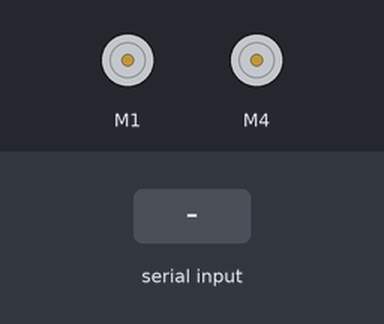
Bench run of a sketch on a simulated Arduino Uno, built with avr-gcc and run on an emulated ATmega328P. Parts: 2 × DC motor (green arrow = forward, orange = backward, longer = faster). Inputs (shaded band) come from the test bench.

Above: at 1.2 s.
1.3 s: "f" received over the second serial link
At 1.8 s:
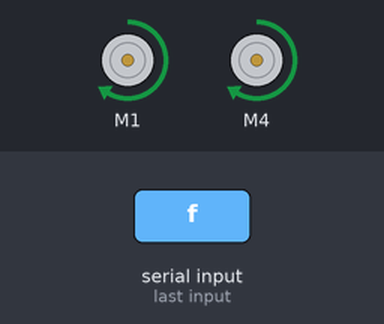
2.8 s: "b" received over the second serial link
At 4.0 s:
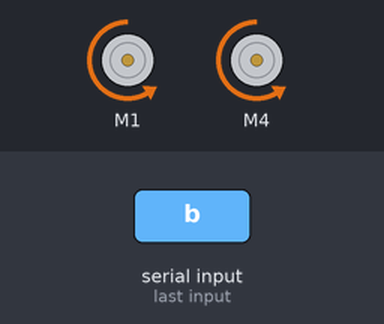
4.3 s: "r" received over the second serial link
At 5.3 s:
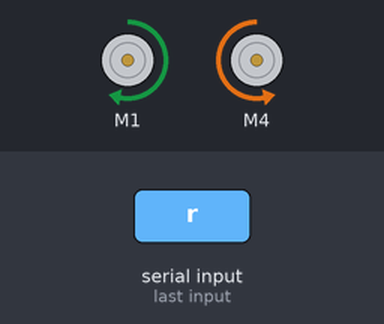
5.8 s: "l" received over the second serial link
At 6.5 s:
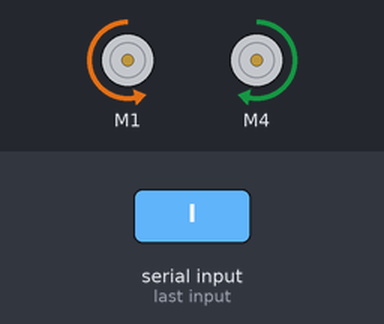
7.3 s: "s" received over the second serial link
At 7.6 s:
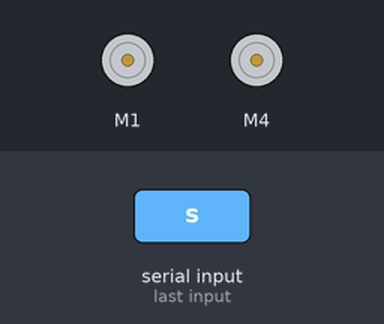
Timing chart, 0 to 9.8 s (numbered marks = the images above; inputs shaded):
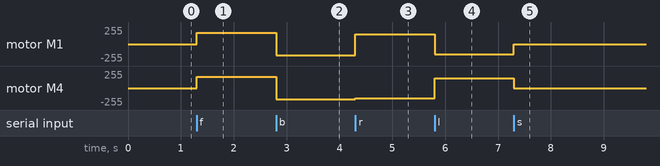

The sketch:

RCCar_APP_30503.ino
```cpp
#include <SoftwareSerial.h>
#include <AFMotor.h>
AF_DCMotor motor_1(1);
AF_DCMotor motor_4(4);
#define BT_RXD A5
#define BT_TXD A4

SoftwareSerial btSerial(BT_TXD, BT_RXD);

void setup() {
  motor_1.setSpeed(0);
  motor_1.run(RELEASE);
  motor_4.setSpeed(0);
  motor_4.run(RELEASE);
  btSerial.begin(9600);
}

void loop() {
  if(btSerial.available()){
    char val= btSerial.read();
    if(val=='f') go_motor(170);
    else if(val=='b') back_motor(170);
    else if(val=='r') right_motor(150);
    else if(val=='l') left_motor(150);
    else if(val=='s') stop_motor();
    else stop_motor();
  }
}
void go_motor(uint8_t speedSet){
  motor_1.setSpeed(speedSet);
  motor_4.setSpeed(speedSet);
  motor_1.run(FORWARD);
  motor_4.run(FORWARD);
}
void back_motor(uint8_t speedSet){
  motor_1.setSpeed(speedSet);
  motor_4.setSpeed(speedSet);
  motor_1.run(BACKWARD);
  motor_4.run(BACKWARD);
}
void left_motor(uint8_t speedSet){
  motor_1.setSpeed(speedSet);
  motor_4.setSpeed(speedSet);
  motor_1.run(BACKWARD);
  motor_4.run(FORWARD);
}
void right_motor(uint8_t speedSet){
  motor_1.setSpeed(speedSet);
  motor_4.setSpeed(speedSet);
  motor_1.run(FORWARD);
  motor_4.run(BACKWARD);
}
void stop_motor(){
  motor_1.run(RELEASE);
  motor_4.run(RELEASE);
}
```

Measured:
- after the input at 1.3 s, motor M1, motor M4: stopped → forward 170/255 at once
- after the input at 2.8 s, motor M1, motor M4: forward 170/255 → backward 170/255 at once
- after the input at 4.3 s, motor M1: backward 170/255 → forward 150/255 at once; motor M4: backward 170/255 → backward 150/255 at once
- after the input at 5.8 s, motor M1: forward 150/255 → backward 150/255 at once; motor M4: backward 150/255 → forward 150/255 at once
- after the input at 7.3 s, motor M1: backward 150/255 → stopped at once; motor M4: forward 150/255 → stopped at once
